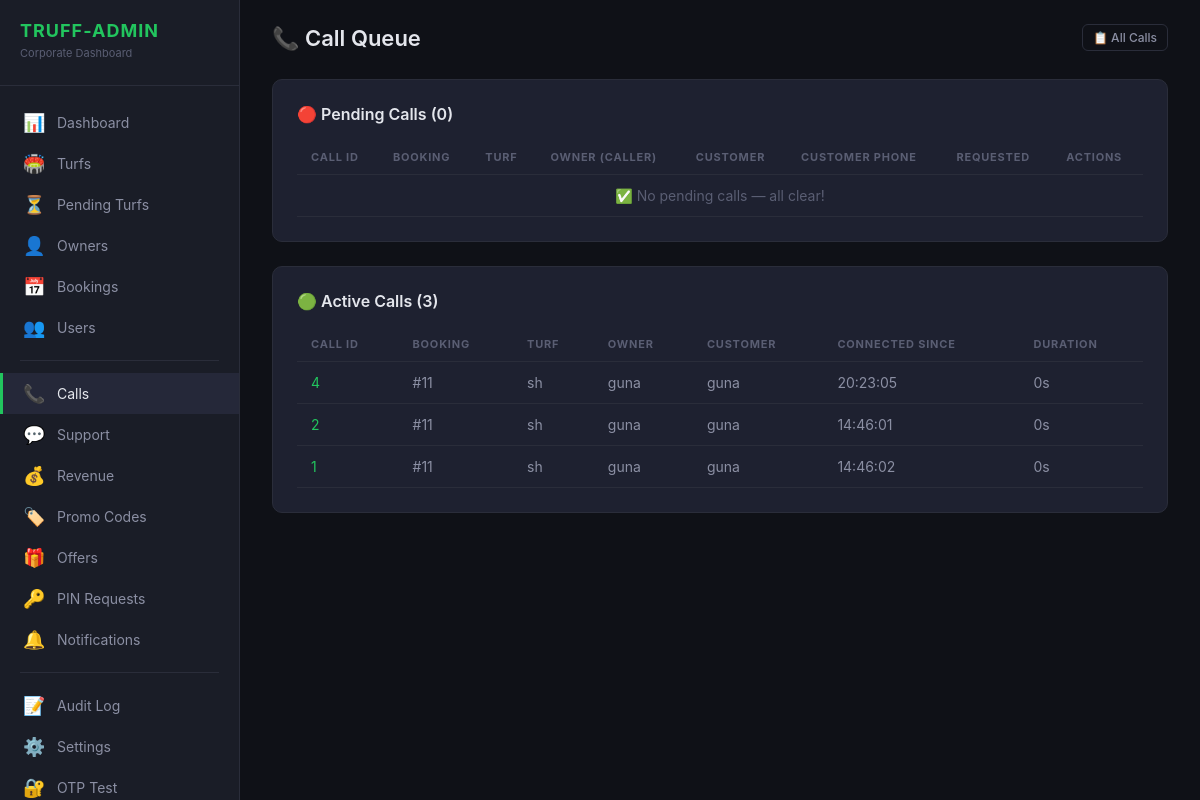
/truff-admin/calls/queue/ (signed in), run on an earlier commit of the app's database.
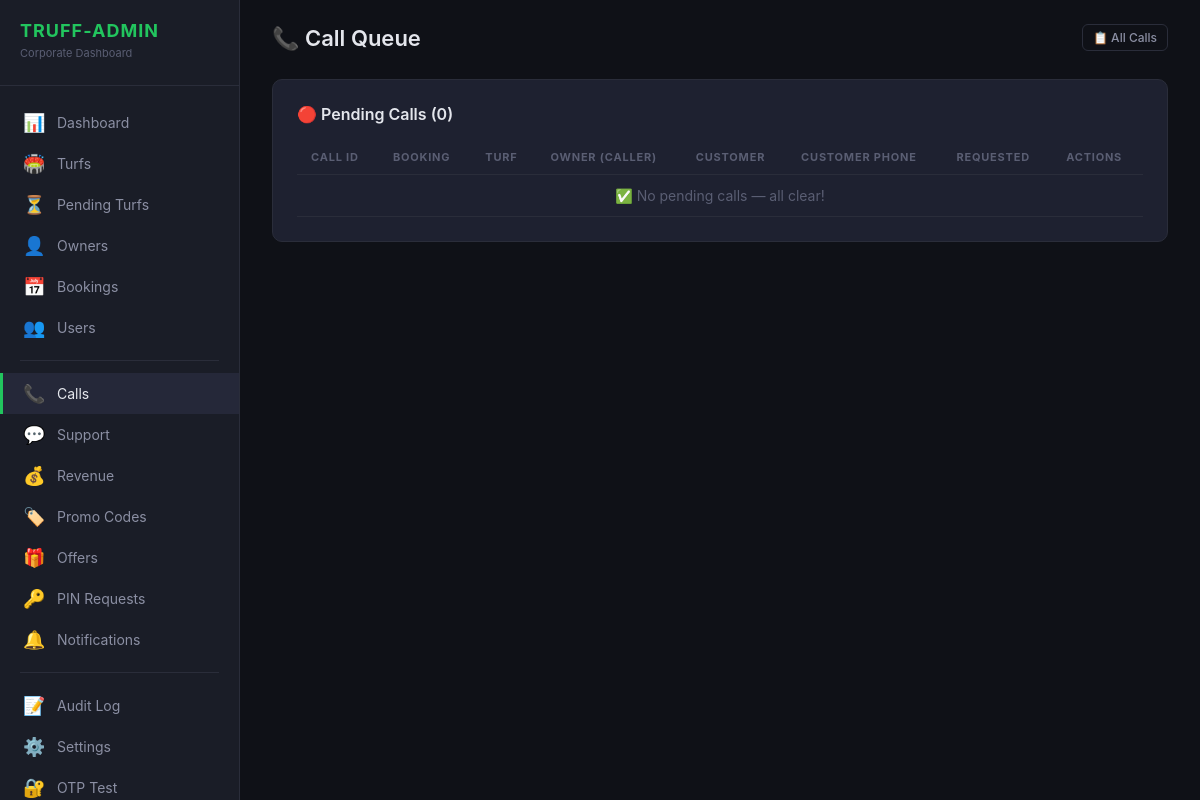
And on a later commit of the database.
### bookings/models.py (models this page shows, shortened)
class CallRecord(models.Model):
    booking = models.ForeignKey(
        Booking,
        on_delete=models.CASCADE,
        related_name='call_records',
    )
    initiated_by = models.ForeignKey(
        settings.AUTH_USER_MODEL,
        on_delete=models.CASCADE,
        related_name='initiated_calls',
        help_text='The turf owner who clicked Call Customer',
    )
    conference_id = models.CharField(
        max_length=100, unique=True, null=True, blank=True,
        help_text='Provider conference ID (Twilio/Exotel/etc.)',
    )
    owner_called = models.BooleanField(default=False)
    customer_called = models.BooleanField(default=False)
    started_at = models.DateTimeField(auto_now_add=True)
    ended_at = models.DateTimeField(null=True, blank=True)
    duration_seconds = models.IntegerField(default=0)
    status = models.CharField(
        max_length=20,
        choices=CallStatus.choices,
        default=CallStatus.INITIATED,
    )
    recording_url = models.URLField(null=True, blank=True)
    admin_notified = models.BooleanField(default=False)
    admin_acknowledged = models.BooleanField(default=False)
    admin_acknowledged_at = models.DateTimeField(null=True, blank=True)
    admin_notes = models.TextField(blank=True, default='')
    class Meta:
        ordering = ['-started_at']
        indexes = [
            models.Index(fields=['booking', '-started_at']),
            models.Index(fields=['initiated_by', '-started_at']),
            models.Index(fields=['status']),
        ]

class Booking(models.Model):
    user = models.ForeignKey(
        settings.AUTH_USER_MODEL,
        on_delete=models.CASCADE,
        related_name='bookings',
    )
    turf = models.ForeignKey(
        'turfs.Turf',
        on_delete=models.CASCADE,
        related_name='bookings',
    )
    preview = models.ForeignKey(
        BookingPreview,
        on_delete=models.SET_NULL,
        null=True, blank=True,
        related_name='booking',
    )
    booking_date = models.DateField()
    start_time = models.TimeField()
    end_time = models.TimeField()
    selected_slots = models.JSONField(null=True, blank=True)
    price_per_hour = models.DecimalField(max_digits=10, decimal_places=2, default=Decimal('0.00'))
    total_price = models.DecimalField(max_digits=10, decimal_places=2, default=Decimal('0.00'))
    discount = models.DecimalField(max_digits=10, decimal_places=2, default=Decimal('0.00'))
    final_price = models.DecimalField(max_digits=10, decimal_places=2, default=Decimal('0.00'))
    gst_amount = models.DecimalField(max_digits=10, decimal_places=2, default=Decimal('0.00'))
    commission = models.DecimalField(max_digits=10, decimal_places=2, default=Decimal('0.00'))
    gst_on_commission = models.DecimalField(max_digits=10, decimal_places=2, default=Decimal('0.00'))
    commission_percent = models.DecimalField(max_digits=5, decimal_places=2, default=Decimal('5.00'))
    platform_fee = models.DecimalField(max_digits=10, decimal_places=2, default=Decimal('0.00'))
    gst_on_platform_fee = models.DecimalField(max_digits=10, decimal_places=2, default=Decimal('0.00'))
    platform_revenue = models.DecimalField(max_digits=10, decimal_places=2, default=Decimal('0.00'))
    owner_payout = models.DecimalField(max_digits=10, decimal_places=2, default=Decimal('0.00'))
    payout_status = models.CharField(
        max_length=20,
        choices=PayoutStatus.choices,
        default=PayoutStatus.PENDING,
    )
    is_redeemed = models.BooleanField(default=False)
    credits_used = models.PositiveIntegerField(default=0)
    is_first_booking = models.BooleanField(default=False)
    applied_coupon = models.ForeignKey(
        'users.PromoCode',
        null=True, blank=True,
        on_delete=models.SET_NULL,
        related_name='bookings',
    )
    coupon_discount = models.DecimalField(
        max_digits=10, decimal_places=2,
        default=Decimal('0.00'),
        help_text='Coupon discount amount applied to this booking',
    )
    idempotency_key = models.UUIDField(unique=True, null=True, blank=True)
    booking_status = models.CharField(
        max_length=20,
        choices=BookingStatus.choices,
        default=BookingStatus.PENDING,
    )
    payment_status = models.CharField(
        max_length=20,
        choices=PaymentStatus.choices,
        default=PaymentStatus.PENDING,
    )
    razorpay_order_id = models.CharField(max_length=100, null=True, blank=True, db_index=True)
    razorpay_payment_id = models.CharField(max_length=100, null=True, blank=True)
    razorpay_signature = models.CharField(max_length=200, null=True, blank=True)
    notes = models.TextField(blank=True, null=True)
    cancelled_reason = models.TextField(blank=True, null=True)
    cancelled_at = models.DateTimeField(blank=True, null=True)
    cancelled_by_admin = models.BooleanField(default=False)
    created_at = models.DateTimeField(auto_now_add=True)
    updated_at = models.DateTimeField(auto_now=True)
    class Meta:
        ordering = ['-created_at']
        indexes = [
            models.Index(fields=['user', 'booking_date']),
            models.Index(fields=['turf', 'booking_date']),
            models.Index(fields=['booking_status']),
            models.Index(fields=['idempotency_key']),
        ]

### turfs/models.py (models this page shows, shortened)
class Turf(models.Model):
    owner = models.ForeignKey(User, on_delete=models.CASCADE, related_name='turfs')
    name = models.CharField(max_length=200)
    description = models.TextField(blank=True, null=True)
    address = models.TextField()
    city = models.CharField(max_length=100)
    state = models.CharField(max_length=100)
    postal_code = models.CharField(max_length=10, blank=True, null=True)
    latitude = models.FloatField()
    longitude = models.FloatField()
    price_per_hour = models.IntegerField(validators=[MinValueValidator(1)])
    max_players = models.IntegerField(default=22, validators=[MinValueValidator(1)])
    status = models.CharField(max_length=20, choices=TurfStatus.choices, default=TurfStatus.PENDING)
    rejection_reason = models.TextField(blank=True, null=True)
    suspend_reason = models.TextField(blank=True, null=True)
    sports = models.ManyToManyField(Sport, related_name='turfs')
    amenities = models.ManyToManyField(Amenity, related_name='turfs')
    rating = models.FloatField(
        default=4.5,
        validators=[MinValueValidator(0.0), MaxValueValidator(5.0)]
    )
    review_count = models.IntegerField(default=0)
    is_active = models.BooleanField(default=False)
    google_maps_share_link = models.URLField(blank=True, null=True)
    is_shutdown = models.BooleanField(default=False)
    shutdown_start = models.DateField(null=True, blank=True)
    shutdown_end = models.DateField(null=True, blank=True)
    shutdown_reason = models.TextField(blank=True)
    shutdown_notified_admin = models.BooleanField(default=False)
    created_at = models.DateTimeField(auto_now_add=True)
    updated_at = models.DateTimeField(auto_now=True)
    approved_at = models.DateTimeField(blank=True, null=True)
    approved_by = models.ForeignKey(
        User, on_delete=models.SET_NULL, null=True, blank=True,
        related_name='approved_turfs',
    )
    class Meta:
        ordering = ['-created_at']
        indexes = [
            models.Index(fields=['status', 'is_active']),
            models.Index(fields=['latitude', 'longitude']),
            models.Index(fields=['owner', 'status']),
        ]

### users/models.py (models this page shows, shortened)
class CustomUser(AbstractUser):
    class UserRole(models.TextChoices):
        USER = 'user', 'Normal User'
        TURF_OWNER = 'turf_owner', 'Turf Owner'
        PLATFORM_ADMIN = 'admin', 'Platform Admin'
    phone_number = models.CharField(max_length=15, blank=True, null=True)
    role = models.CharField(max_length=20, choices=UserRole.choices, default=UserRole.USER)
    profile_picture = models.ImageField(upload_to='profile_pictures/', blank=True, null=True)
    bio = models.TextField(blank=True, null=True)
    is_verified = models.BooleanField(default=True)  # Auto-verified: booking app
    is_phone_verified = models.BooleanField(default=False)
    referral_code = models.CharField(max_length=10, unique=True, null=True, blank=True)
    referred_by = models.ForeignKey(
        'self', null=True, blank=True, on_delete=models.SET_NULL, related_name='referrals'
    )
    referral_click_count = models.IntegerField(default=0)
    referral_install_count = models.IntegerField(default=0)
    referral_cashback_earned = models.DecimalField(max_digits=10, decimal_places=2, default=0)
    total_referrals = models.IntegerField(default=0)
    qualified_referrals = models.IntegerField(default=0)
    wallet_balance = models.DecimalField(max_digits=10, decimal_places=2, default=0)
    referred_by_owner = models.ForeignKey(
        'TurfOwner', null=True, blank=True, on_delete=models.SET_NULL,
        related_name='referred_users',
    )
    total_bookings = models.PositiveIntegerField(default=0)
    total_credits = models.PositiveIntegerField(default=0)
    used_credits = models.PositiveIntegerField(default=0)
    first_booking_completed = models.BooleanField(default=False)
    fcm_token = models.TextField(blank=True, null=True, help_text='Firebase Cloud Messaging device token')
    loyalty_tier = models.CharField(max_length=20, default='newbie')
    tier_updated_at = models.DateTimeField(auto_now=True)
    free_booking_counter = models.IntegerField(default=0)
    free_booking_available = models.BooleanField(default=False)
    birthday_credited_year = models.IntegerField(null=True, blank=True)
    date_of_birth = models.DateField(null=True, blank=True)
    created_at = models.DateTimeField(auto_now_add=True)
    updated_at = models.DateTimeField(auto_now=True)
    class Meta:
        ordering = ['-created_at']

### truff_admin_panel/views.py (the view)
# urls.py: path('calls/queue/', views.CallQueueView.as_view(), name='call_queue'),
class CallQueueView(TruffAdminRequiredMixin, View):
    def get(self, request):
        pending = CallRecord.objects.filter(
            admin_acknowledged=False,
        ).select_related(
            'booking', 'booking__user', 'booking__turf', 'initiated_by'
        ).order_by('-started_at')
        active = CallRecord.objects.filter(
            status=CallStatus.CONNECTED,
        ).select_related(
            'booking', 'booking__user', 'booking__turf', 'initiated_by'
        ).order_by('-started_at')
        return render(request, 'truff_admin/call_queue.html', {
            'pending_calls': pending,
            'active_calls': active,
        })

### truff_admin_panel/context_processors.py (called while the page is built)
def pending_turf_count(request):
    if not request.user.is_authenticated:
        return {}
    if not (request.user.is_staff or request.user.groups.filter(name='Truff Admin').exists()):
        return {}
    try:
        return {'pending_turf_count': Turf.objects.filter(status=TurfStatus.PENDING).count()}
    except Exception:
        return {'pending_turf_count': 0}

### truff_admin_panel/mixins.py (called while the page is built)
    def test_func(self):
        user = self.request.user
        if not user.is_authenticated:
            return False
        return user.is_staff or user.groups.filter(name='Truff Admin').exists()

### truff_admin_panel/templates/truff_admin/call_queue.html (shortened to what this page needs)
{% extends "truff_admin/base.html" %}
{% load truff_tags %}
{% block content %}
<div class="topbar">
    <h1>📞 Call Queue</h1>
    <div class="topbar-actions">
        <a href="/truff-admin/calls/" class="btn btn-outline btn-sm">📋 All Calls</a>
    </div>
</div>
<div class="panel">
    <div class="panel-title">🔴 Pending Calls ({{ pending_calls|length }})</div>
    <table class="data-table" id="pending-calls-table">
        <thead>
            <tr>
                <th>Call ID</th>
                <th>Booking</th>
                <th>Turf</th>
                <th>Owner (caller)</th>
                <th>Customer</th>
                <th>Customer Phone</th>
                <th>Requested</th>
                <th>Actions</th>
            </tr>
        </thead>
        <tbody>
            {% for c in pending_calls %}
            <tr id="call-row-{{ c.id }}">
                <td>{{ c.id }}</td>
                <td><a href="/truff-admin/bookings/{{ c.booking.id }}/">#{{ c.booking.id }}</a></td>
                <td>{{ c.booking.turf.name }}</td>
                <td>{{ c.initiated_by.first_name }} {{ c.initiated_by.last_name }}</td>
                <td>{{ c.booking.user.first_name }} {{ c.booking.user.last_name }}</td>
                <td><strong>{{ c.booking.user.phone_number|default:"—" }}</strong></td>
                <td>{{ c.started_at|date:"H:i:s" }}</td>
                <td style="display:flex;gap:6px;">
                    <button class="btn btn-primary btn-sm" onclick="callAction({{ c.id }}, 'connect')">🔗
                        Connect</button>
                    <button class="btn btn-outline btn-sm" onclick="callAction({{ c.id }}, 'acknowledge')">👁️
                        Acknowledge</button>
                </td>
            </tr>
            {% empty %}
            <tr>
                <td colspan="8" style="text-align:center;color:var(--text-muted);">
                    ✅ No pending calls — all clear!
                </td>
            </tr>
            {% endfor %}
        </tbody>
    </table>
</div>
{% if active_calls %}
<div class="panel">
    <div class="panel-title">🟢 Active Calls ({{ active_calls|length }})</div>
    <table class="data-table">
        <thead>
            <tr>
                <th>Call ID</th>
                <th>Booking</th>
                <th>Turf</th>
                <th>Owner</th>
                <th>Customer</th>
                <th>Connected Since</th>
                <th>Duration</th>
            </tr>
        </thead>
        <tbody>
            {% for c in active_calls %}
            <tr>
                <td><a href="/truff-admin/calls/{{ c.id }}/">{{ c.id }}</a></td>
                <td>#{{ c.booking.id }}</td>
                <td>{{ c.booking.turf.name }}</td>
                <td>{{ c.initiated_by.first_name }} {{ c.initiated_by.last_name }}</td>
                <td>{{ c.booking.user.first_name }} {{ c.booking.user.last_name }}</td>
                <td>{{ c.admin_acknowledged_at|date:"H:i:s"|default:"—" }}</td>
                <td>{{ c.duration_seconds }}s</td>
            </tr>
            {% endfor %}
        </tbody>
    </table>
</div>
{% endif %}
{% endblock %}

What changed in the data, as far as the page shows it:
removed CallRecord: id "4", booking.id "11", booking.turf.name "sh", initiated_by.first_name "guna", booking.user.first_name "guna", admin_acknowledged_at "20:23:05", duration_seconds "0"
removed CallRecord: id "2", booking.id "11", booking.turf.name "sh", initiated_by.first_name "guna", booking.user.first_name "guna", admin_acknowledged_at "14:46:01", duration_seconds "0"
removed CallRecord: id "1", booking.id "11", booking.turf.name "sh", initiated_by.first_name "guna", booking.user.first_name "guna", admin_acknowledged_at "14:46:02", duration_seconds "0"
Also different on the page:
{{ active_calls|length }}: "3" → (not shown)
text no longer shown: "🟢 Active Calls ( ) CALL ID BOOKING TURF OWNER CUSTOMER CONNECTED SINCE DURATION"
